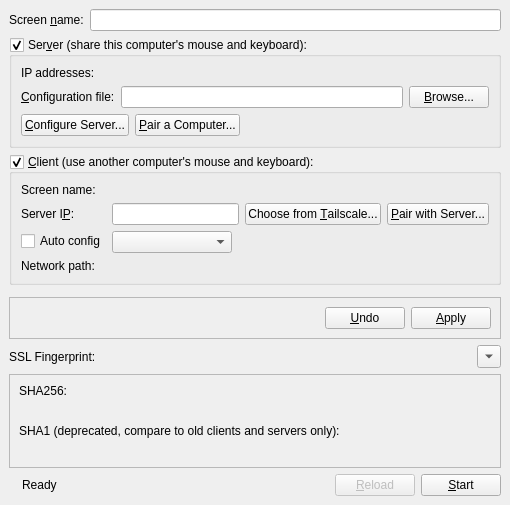
<?xml version="1.0" encoding="UTF-8"?>
<ui version="4.0">
 <class>MainWindow</class>
 <widget class="QMainWindow" name="MainWindow">
  <property name="sizePolicy">
   <sizepolicy hsizetype="Fixed" vsizetype="Fixed">
    <horstretch>0</horstretch>
    <verstretch>0</verstretch>
   </sizepolicy>
  </property>
  <property name="windowTitle">
   <string>Leapdesk KVM</string>
  </property>
  <widget class="QWidget" name="centralwidget">
   <layout class="QVBoxLayout" name="verticalLayout_2">
    <property name="sizeConstraint">
     <enum>QLayout::SetFixedSize</enum>
    </property>
    <item>
     <widget class="QWidget" name="m_pWidgetScreenName" native="true">
      <layout class="QHBoxLayout" name="horizontalLayout_screenName">
       <property name="leftMargin">
        <number>0</number>
       </property>
       <property name="topMargin">
        <number>0</number>
       </property>
       <property name="rightMargin">
        <number>0</number>
       </property>
       <property name="bottomMargin">
        <number>0</number>
       </property>
       <item>
        <widget class="QLabel" name="m_pLabelThisScreenName">
         <property name="text">
          <string>Screen &amp;name:</string>
         </property>
         <property name="buddy">
          <cstring>m_pLineEditScreenName</cstring>
         </property>
        </widget>
       </item>
       <item>
        <widget class="QLineEdit" name="m_pLineEditScreenName">
         <property name="toolTip">
          <string>Other computers know this one by its name. Letters, digits, hyphens, underscores and dots.</string>
         </property>
        </widget>
       </item>
      </layout>
     </widget>
    </item>
    <item>
     <widget class="QGroupBox" name="m_pGroupServer">
      <property name="sizePolicy">
       <sizepolicy hsizetype="Preferred" vsizetype="Preferred">
        <horstretch>0</horstretch>
        <verstretch>0</verstretch>
       </sizepolicy>
      </property>
      <property name="title">
       <string>Ser&amp;ver (share this computer's mouse and keyboard):</string>
      </property>
      <property name="checkable">
       <bool>true</bool>
      </property>
      <property name="checked">
       <bool>true</bool>
      </property>
      <layout class="QVBoxLayout">
       <item>
        <layout class="QFormLayout" name="formLayout">
         <property name="fieldGrowthPolicy">
          <enum>QFormLayout::AllNonFixedFieldsGrow</enum>
         </property>
         <item row="0" column="0">
          <widget class="QLabel" name="label_2">
           <property name="text">
            <string>IP addresses:</string>
           </property>
          </widget>
         </item>
         <item row="0" column="1">
          <widget class="QLabel" name="m_pLabelIpAddresses">
           <property name="text">
            <string notr="true"/>
           </property>
          </widget>
         </item>
        </layout>
       </item>
       <item>
        <layout class="QHBoxLayout">
         <item>
          <widget class="QLabel" name="m_pLabelConfigurationFile">
           <property name="text">
            <string>&amp;Configuration file:</string>
           </property>
           <property name="buddy">
            <cstring>m_pLineEditConfigFile</cstring>
           </property>
          </widget>
         </item>
         <item>
          <widget class="QLineEdit" name="m_pLineEditConfigFile">
           <property name="readOnly">
            <bool>true</bool>
           </property>
          </widget>
         </item>
         <item>
          <widget class="QPushButton" name="m_pButtonBrowseConfigFile">
           <property name="text">
            <string>&amp;Browse...</string>
           </property>
          </widget>
         </item>
        </layout>
       </item>
       <item>
        <layout class="QHBoxLayout" name="horizontalLayout_4">
         <item>
          <widget class="QPushButton" name="m_pButtonConfigureServer">
           <property name="text">
            <string>&amp;Configure Server...</string>
           </property>
          </widget>
         </item>
         <item>
          <widget class="QPushButton" name="m_pButtonPairClient">
           <property name="text">
            <string>&amp;Pair a Computer...</string>
           </property>
          </widget>
         </item>
         <item>
          <spacer>
           <property name="orientation">
            <enum>Qt::Horizontal</enum>
           </property>
           <property name="sizeHint" stdset="0">
            <size>
             <width>40</width>
             <height>20</height>
            </size>
           </property>
          </spacer>
         </item>
        </layout>
       </item>
      </layout>
     </widget>
    </item>
    <item>
     <widget class="QGroupBox" name="m_pGroupClient">
      <property name="sizePolicy">
       <sizepolicy hsizetype="Preferred" vsizetype="Preferred">
        <horstretch>0</horstretch>
        <verstretch>0</verstretch>
       </sizepolicy>
      </property>
      <property name="title">
       <string>&amp;Client (use another computer's mouse and keyboard):</string>
      </property>
      <property name="checkable">
       <bool>true</bool>
      </property>
      <property name="checked">
       <bool>true</bool>
      </property>
      <layout class="QFormLayout" name="formLayout_3">
       <property name="fieldGrowthPolicy">
        <enum>QFormLayout::AllNonFixedFieldsGrow</enum>
       </property>
       <item row="0" column="0">
        <widget class="QLabel" name="label_5">
         <property name="text">
          <string>Screen name:</string>
         </property>
        </widget>
       </item>
       <item row="0" column="1">
        <widget class="QLabel" name="m_pLabelScreenName">
         <property name="text">
          <string notr="true"/>
         </property>
        </widget>
       </item>
       <item row="2" column="0">
        <widget class="QLabel" name="m_pLabelServerName">
         <property name="text">
          <string>Server I&amp;P:</string>
         </property>
         <property name="buddy">
          <cstring>m_pLineEditHostname</cstring>
         </property>
        </widget>
       </item>
       <item row="2" column="1">
        <layout class="QHBoxLayout" name="horizontalLayout_hostname">
         <item>
          <widget class="QLineEdit" name="m_pLineEditHostname"/>
         </item>
         <item>
          <widget class="QPushButton" name="m_pButtonTailscale">
           <property name="text">
            <string>Choose from &amp;Tailscale...</string>
           </property>
          </widget>
         </item>
         <item>
          <widget class="QPushButton" name="m_pButtonPairServer">
           <property name="text">
            <string>&amp;Pair with Server...</string>
           </property>
          </widget>
         </item>
        </layout>
       </item>
       <item row="3" column="0">
        <widget class="QCheckBox" name="m_pCheckBoxAutoConfig">
         <property name="text">
          <string>Auto config</string>
         </property>
        </widget>
       </item>
       <item row="3" column="1">
        <widget class="QComboBox" name="m_pComboServerList">
         <property name="sizePolicy">
          <sizepolicy hsizetype="Maximum" vsizetype="Preferred">
           <horstretch>0</horstretch>
           <verstretch>0</verstretch>
          </sizepolicy>
         </property>
         <property name="minimumSize">
          <size>
           <width>120</width>
           <height>0</height>
          </size>
         </property>
        </widget>
       </item>
       <item row="4" column="0">
        <widget class="QLabel" name="m_pLabelServerPathTitle">
         <property name="text">
          <string>Network path:</string>
         </property>
        </widget>
       </item>
       <item row="4" column="1">
        <widget class="QLabel" name="m_pLabelServerPath">
         <property name="text">
          <string notr="true"/>
         </property>
         <property name="wordWrap">
          <bool>true</bool>
         </property>
        </widget>
       </item>
      </layout>
     </widget>
    </item>
    <item>
     <widget class="QWidget" name="m_pWidgetPaired" native="true">
      <layout class="QVBoxLayout" name="m_pLayoutPaired">
       <property name="leftMargin">
        <number>0</number>
       </property>
       <property name="topMargin">
        <number>0</number>
       </property>
       <property name="rightMargin">
        <number>0</number>
       </property>
       <property name="bottomMargin">
        <number>0</number>
       </property>
      </layout>
     </widget>
    </item>
    <item>
     <widget class="QFrame" name="m_pFrameApply">
      <property name="frameShape">
       <enum>QFrame::StyledPanel</enum>
      </property>
      <layout class="QHBoxLayout" name="horizontalLayout_apply">
       <item>
        <widget class="QLabel" name="m_pLabelApply">
         <property name="text">
          <string notr="true"/>
         </property>
         <property name="wordWrap">
          <bool>true</bool>
         </property>
         <property name="minimumSize">
          <size>
           <width>300</width>
           <height>0</height>
          </size>
         </property>
        </widget>
       </item>
       <item>
        <widget class="QPushButton" name="m_pButtonUndo">
         <property name="text">
          <string>&amp;Undo</string>
         </property>
        </widget>
       </item>
       <item>
        <widget class="QPushButton" name="m_pButtonApply">
         <property name="text">
          <string>&amp;Apply</string>
         </property>
        </widget>
       </item>
      </layout>
     </widget>
    </item>
    <item>
     <layout class="QHBoxLayout" name="horizontalLayout_3">
      <item>
       <widget class="QLabel" name="m_pLabelFingerprint">
        <property name="sizePolicy">
         <sizepolicy hsizetype="Maximum" vsizetype="Preferred">
          <horstretch>0</horstretch>
          <verstretch>0</verstretch>
         </sizepolicy>
        </property>
        <property name="text">
         <string>SSL Fingerprint:</string>
        </property>
       </widget>
      </item>
      <item>
       <widget class="QLabel" name="m_pLabelLocalFingerprint">
        <property name="text">
         <string/>
        </property>
        <property name="textFormat">
         <enum>Qt::PlainText</enum>
        </property>
       </widget>
      </item>
      <item>
       <widget class="QToolButton" name="toolbutton_show_fingerprint">
        <property name="text">
         <string>...</string>
        </property>
        <property name="arrowType">
         <enum>Qt::DownArrow</enum>
        </property>
       </widget>
      </item>
     </layout>
    </item>
    <item>
     <widget class="QFrame" name="frame_fingerprint_details">
      <property name="frameShape">
       <enum>QFrame::StyledPanel</enum>
      </property>
      <property name="frameShadow">
       <enum>QFrame::Raised</enum>
      </property>
      <layout class="QGridLayout" name="gridLayout">
       <property name="sizeConstraint">
        <enum>QLayout::SetMinimumSize</enum>
       </property>
       <item row="1" column="1">
        <widget class="QLabel" name="label_sha256_randomart">
         <property name="font">
          <font>
           <family>Courier</family>
          </font>
         </property>
         <property name="text">
          <string/>
         </property>
         <property name="textInteractionFlags">
          <set>Qt::LinksAccessibleByMouse|Qt::TextSelectableByMouse</set>
         </property>
        </widget>
       </item>
       <item row="2" column="0" colspan="2">
        <widget class="QLabel" name="label_sha1">
         <property name="text">
          <string>SHA1 (deprecated, compare to old clients and servers only):</string>
         </property>
        </widget>
       </item>
       <item row="3" column="0" colspan="2">
        <widget class="QLabel" name="label_sha1_fingerprint_full">
         <property name="text">
          <string/>
         </property>
         <property name="textInteractionFlags">
          <set>Qt::LinksAccessibleByMouse|Qt::TextSelectableByMouse</set>
         </property>
        </widget>
       </item>
       <item row="0" column="0" colspan="2">
        <widget class="QLabel" name="label_sha256">
         <property name="text">
          <string>SHA256:</string>
         </property>
        </widget>
       </item>
       <item row="1" column="0">
        <widget class="QLabel" name="label_sha256_fingerprint_full">
         <property name="text">
          <string/>
         </property>
         <property name="textInteractionFlags">
          <set>Qt::LinksAccessibleByMouse|Qt::TextSelectableByMouse</set>
         </property>
        </widget>
       </item>
      </layout>
     </widget>
    </item>
    <item>
     <layout class="QHBoxLayout" name="horizontalLayout">
      <property name="sizeConstraint">
       <enum>QLayout::SetDefaultConstraint</enum>
      </property>
      <item>
       <widget class="QLabel" name="m_pLabelPadlock">
        <property name="enabled">
         <bool>true</bool>
        </property>
        <property name="text">
         <string/>
        </property>
       </widget>
      </item>
      <item>
       <widget class="QLabel" name="m_pStatusLabel">
        <property name="text">
         <string>Ready</string>
        </property>
       </widget>
      </item>
      <item>
       <spacer name="spacer">
        <property name="orientation">
         <enum>Qt::Horizontal</enum>
        </property>
        <property name="sizeHint" stdset="0">
         <size>
          <width>40</width>
          <height>20</height>
         </size>
        </property>
       </spacer>
      </item>
      <item>
       <widget class="QPushButton" name="m_pButtonReload">
        <property name="enabled">
         <bool>false</bool>
        </property>
        <property name="text">
         <string>&amp;Reload</string>
        </property>
       </widget>
      </item>
      <item>
       <widget class="QPushButton" name="m_pButtonToggleStart">
        <property name="text">
         <string>&amp;Start</string>
        </property>
       </widget>
      </item>
     </layout>
    </item>
   </layout>
  </widget>
  <action name="m_pActionAbout">
   <property name="text">
    <string>&amp;About Leapdesk KVM...</string>
   </property>
   <property name="shortcut">
    <string notr="true"/>
   </property>
   <property name="menuRole">
    <enum>QAction::AboutRole</enum>
   </property>
  </action>
  <action name="m_pActionQuit">
   <property name="text">
    <string>&amp;Quit</string>
   </property>
   <property name="statusTip">
    <string>Quit</string>
   </property>
   <property name="shortcut">
    <string notr="true">Ctrl+Q</string>
   </property>
   <property name="menuRole">
    <enum>QAction::QuitRole</enum>
   </property>
  </action>
  <action name="m_pActionStartCmdApp">
   <property name="text">
    <string>&amp;Start</string>
   </property>
   <property name="statusTip">
    <string>Run</string>
   </property>
   <property name="shortcut">
    <string notr="true">Ctrl+S</string>
   </property>
  </action>
  <action name="m_pActionStopCmdApp">
   <property name="enabled">
    <bool>false</bool>
   </property>
   <property name="text">
    <string>S&amp;top</string>
   </property>
   <property name="statusTip">
    <string>Stop</string>
   </property>
   <property name="shortcut">
    <string notr="true">Ctrl+T</string>
   </property>
  </action>
  <action name="m_pActionMinimize">
   <property name="text">
    <string>&amp;Hide</string>
   </property>
   <property name="toolTip">
    <string>Hide</string>
   </property>
   <property name="shortcut">
    <string notr="true">F5</string>
   </property>
  </action>
  <action name="m_pActionRestore">
   <property name="text">
    <string>&amp;Show</string>
   </property>
   <property name="toolTip">
    <string>Show</string>
   </property>
   <property name="shortcut">
    <string notr="true"/>
   </property>
  </action>
  <action name="m_pActionSave">
   <property name="text">
    <string>S&amp;ave configuration</string>
   </property>
   <property name="statusTip">
    <string>Save the interactively generated server configuration to a file.</string>
   </property>
   <property name="shortcut">
    <string notr="true">Ctrl+Alt+S</string>
   </property>
  </action>
  <action name="m_pActionSettings">
   <property name="text">
    <string>Change &amp;Settings</string>
   </property>
   <property name="statusTip">
    <string>Edit settings</string>
   </property>
   <property name="shortcut">
    <string notr="true">F4</string>
   </property>
   <property name="menuRole">
    <enum>QAction::PreferencesRole</enum>
   </property>
  </action>
  <action name="m_pActionShowLog">
   <property name="text">
    <string>Show &amp;Log</string>
   </property>
   <property name="toolTip">
    <string>Show Log</string>
   </property>
   <property name="shortcut">
    <string notr="true">F2</string>
   </property>
  </action>
  <action name="m_pActionReload">
   <property name="text">
    <string>&amp;Reload</string>
   </property>
   <property name="toolTip">
    <string>Reload app</string>
   </property>
   <property name="shortcut">
    <string notr="true"/>
   </property>
  </action>
 </widget>
 <resources>
  <include location="../res/Leapdesk.qrc"/>
 </resources>
 <connections>
  <connection>
   <sender>m_pButtonToggleStart</sender>
   <signal>clicked()</signal>
   <receiver>m_pActionStartCmdApp</receiver>
   <slot>trigger()</slot>
   <hints>
    <hint type="sourcelabel">
     <x>361</x>
     <y>404</y>
    </hint>
    <hint type="destinationlabel">
     <x>-1</x>
     <y>-1</y>
    </hint>
   </hints>
  </connection>
 </connections>
</ui>
